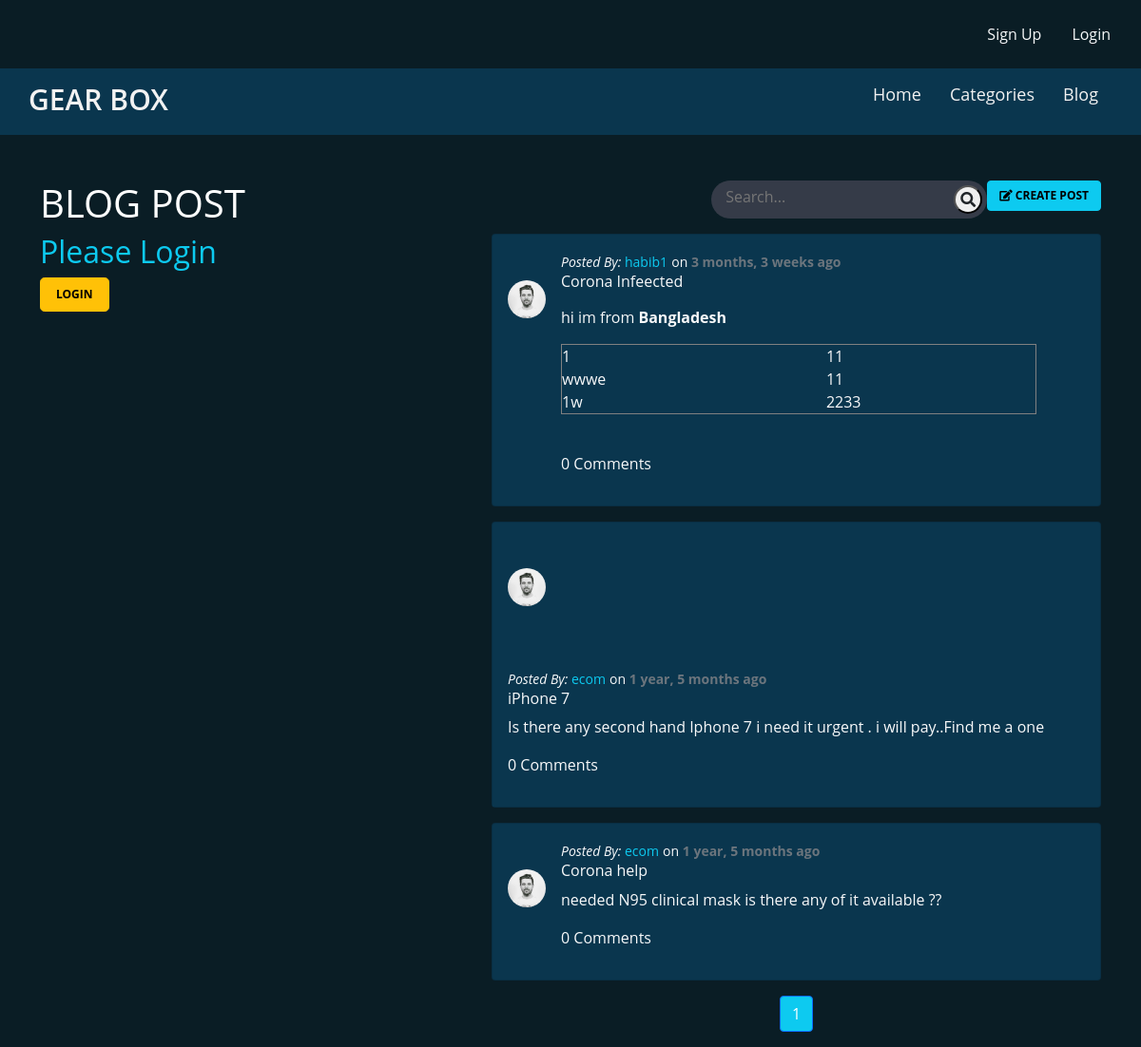
Screenshot of /blog/ with the database file from the repository.
### blog/models.py (models this page shows, shortened)
class Post(models.Model):
    title = models.CharField(max_length=200)
    description = RichTextField()
    publish_date = models.DateTimeField(auto_now=True)
    post_image = models.ImageField(upload_to='post/images', blank=True, null=True)
    likes = models.ManyToManyField(User, related_name='post_likes')
    user = models.ForeignKey(User, on_delete=models.CASCADE)
    class Meta:
        ordering = ['-publish_date']

### blog/views.py (the view)
# urls.py: path('', PostView.as_view(), name='blog'),
class PostView(ListView):
    model = Post
    paginate_by = 3

### ecom/context_processors.py (called while the page is built)
def category_processor(request):
    categories = Category.objects.all()
    return {"categories": categories}

### blog/templates/blog/post_list.html (shortened to what this page needs)
{% extends 'base.html' %}
{% load staticfiles %}
 {% load humanize %}
{% block content %}
<div class="col-md-5">
    <h1 class="text-uppercase">Blog Post</h1>
    {% if user.is_authenticated %}
    <h4 class="text-warning">@{{ user.username }}</h4>
    {% else %}
    <h2 class="text-info">Please Login</h2>
    <a href="{% url 'accounts:login' %}" class="btn btn-warning btn-lg nice-btn">Login</a>
    {% endif %}
</div>
<div class="col-md-7">
    <div class="text-right d-flex justify-content-end">
        {% include 'blog/search.html' %}
        <div class="ml-2">
            <a href="{% url 'blog:post_create' %}" class="btn btn-info nice-btn text-uppercase">
                <i class="fa fa-edit"></i> Create Post
            </a>
        </div>
    </div>
    {% for p in post_list %}
    <div class="card mb-3 mt-3" style="background:#0a364e;">
        <div class="">
            <div class="float-start">
                <img src="{% static 'img/user1-128x128.jpg' %}" class="rounded-circle my-5 ms-3" height="40" width="40"
                     alt="User Image">
            </div>
            <div class="float-start">
                <div class="card-body" style="background-color:#0a364e;">
                    <a href="{% url 'blog:post_detail' pk=p.pk %}" class="text-light text-decoration-none">
                        <small><i>Posted By: </i><span class="text-info">{{ p.user.username }}</span></small>
                        <small>on <strong class="text-muted">{{ p.publish_date|naturaltime }}</strong></small>
                        <h6>{{ p.title }}</h6>
                        <p>{{ p.description|safe }}</p>
                        <p>{{ p.comments.count }} Comments</p>
                    </a>
                </div>
            </div>
        </div>
    </div>
    {% endfor %}
    {% if paginator %}
    <nav aria-label="...">
        <ul class="pagination justify-content-center">
            <li class="page-item active" aria-current="page">
          <span class="page-link bg-info">
            {{ page_obj.number }}
          </span>
            </li>
        </ul>
    </nav>
    {% endif %}
</div>
{% endblock %}

### static/css/all.css (style rules this page uses)
.fa, .fas, .far, .fal, .fad, .fab { -moz-osx-font-smoothing: grayscale; -webkit-font-smoothing: antialiased; display: inline-block; font-style: normal; font-variant: normal; text-rendering: auto; line-height: 1; }
.fa-edit:before { content: "\f044"; }
.fa, .fas { font-family: 'Font Awesome 5 Free'; font-weight: 900; }

### static/css/custom.css (style rules this page uses)
* { margin:0; padding:0; }
body { background-color: #0a1d25; color:white; font-family: 'Montserrat', sans-serif; }
.nice-btn { font-size:12px; font-weight:bold; text-align:center; text-transform:uppercase; }
* { margin: 0; padding: 0; font-family: "Open Sans",sans-serif; }
.pagination { text-align: center; }
.active { color: #e74c3c !important; }

### rows the page displays
Post: user.username "habib1", publish_date "3 months, 3 weeks ago", title "Corona Infeected", description "hi im from Bangladesh 1 11 wwwe 11 1w 2233", comments.count "0"
Post: user.username "ecom", publish_date "1 year, 5 months ago", title "iPhone 7", description "Is there any second hand Iphone 7 i need it urgent . i will pay..Find me a one", comments.count "0"
Post: user.username "ecom", publish_date "1 year, 5 months ago", title "Corona help", description "needed N95 clinical mask is there any of it available ??", comments.count "0"

### other values shown
{{ page_obj.number }} "1"
